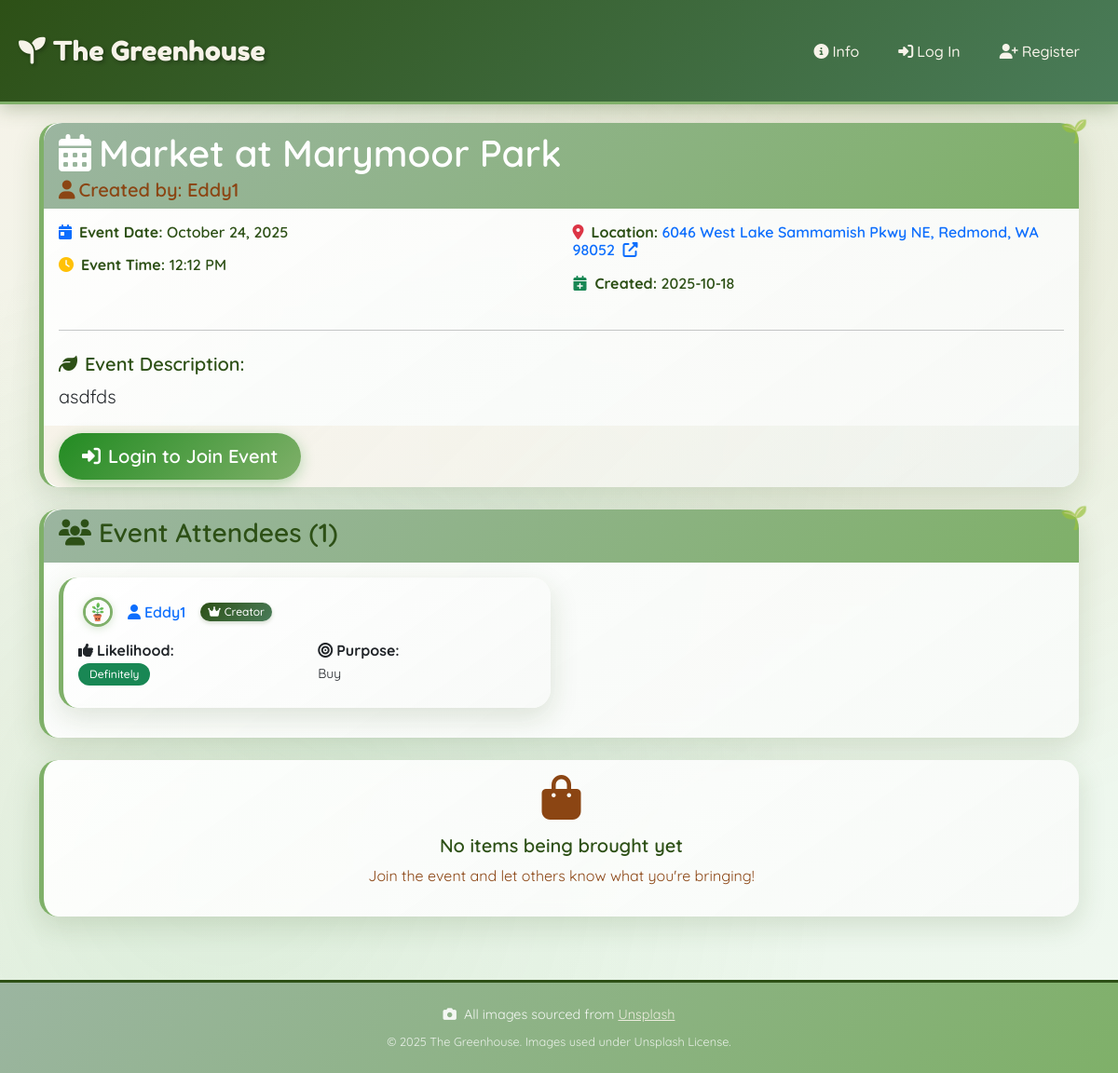
Screenshot of /event/1 with the database file from the repository.
### the_greenhouse/models.py (models this page shows, shortened)
class Events(db.Model):
    __tablename__ = 'events'
    id = db.Column(db.Integer, primary_key = True)
    user_id = db.Column(db.Integer, db.ForeignKey('users.id'), nullable = False)
    created_date = db.Column(db.DateTime, nullable = False, default = lambda: datetime.now(timezone.utc))
    event_title = db.Column(db.String(140), nullable = False)
    event_description = db.Column(db.Text, nullable = False)
    event_date = db.Column(db.Date, nullable = False)
    event_time = db.Column(db.Time, nullable = False)
    location = db.Column(db.String(200), nullable = False)
    attendees = db.relationship('EventAttendee', backref = 'event', lazy = 'select', cascade = 'all, delete-orphan')
    event_items = db.relationship('EventItem', backref = 'event', lazy = 'select', cascade = 'all, delete-orphan')

class User(db.Model, UserMixin):
    __tablename__ = 'users'
    id = db.Column(db.Integer, primary_key = True)
    profile_image = db.Column(db.String(128), nullable = False, default = 'default_profile.png')
    email = db.Column(db.String(64), unique = True, index = True)
    username = db.Column(db.String(64), unique = True, index = True)
    password_hash = db.Column(db.String(256))
    events = db.relationship('Events', backref = 'author', lazy = 'select')
    event_attendances = db.relationship('EventAttendee', backref = 'user', lazy = 'select')

class EventAttendee(db.Model):
    __tablename__ = 'event_attendees'
    id = db.Column(db.Integer, primary_key = True)
    event_id = db.Column(db.Integer, db.ForeignKey('events.id'), nullable = False)
    user_id = db.Column(db.Integer, db.ForeignKey('users.id'), nullable = False)
    attendance_likelihood = db.Column(db.String(20), nullable = False)  # 'Definitely', 'Possibly', 'Maybe'
    purpose = db.Column(db.String(20), nullable = False)  # 'Buy', 'Sell', 'Both'
    items_bringing = db.Column(db.Text, nullable = True)  # JSON string of items
    joined_date = db.Column(db.DateTime, nullable = False, default = lambda: datetime.now(timezone.utc))

### the_greenhouse/posts/views.py (the view)
@posts.route('/event/<int:event_id>')
def event(event_id):
    event = db.session.scalar(select(Events).where(Events.id == event_id))
    if event is None:
        abort(404)
    user_attending = None
    if current_user.is_authenticated:
        user_attending = db.session.scalar(
            select(EventAttendee).where(
                and_(EventAttendee.event_id == event_id, EventAttendee.user_id == current_user.id)
            )
        )
    attendees = db.session.scalars(
        select(EventAttendee).where(EventAttendee.event_id == event_id)
    ).all()
    event_items = db.session.scalars(
        select(EventItem).where(EventItem.event_id == event_id)
    ).all()
    return render_template('event.html', event=event, user_attending=user_attending, attendees=attendees, event_items=event_items, now = date.today())

### the_greenhouse/templates/event.html (shortened to what this page needs)
{% extends 'base.html' %}
{% block content %}
<div class="container">
    {% if event %}
    <div class="card plant-decoration">
        <div class="card-header">
            <h1 class="card-title">
                <i class="fas fa-calendar-alt me-2"></i>{{event.event_title}}
            </h1>
            <h5 class="card-subtitle text-muted">
                <i class="fas fa-user me-1"></i>Created by: {% if event.author %}{{event.author.username}}{% else %}Unknown Author{% endif %}
            </h5>
        </div>
        <div class="card-body">
            <div class="row">
                <div class="col-md-6">
                    <div class="mb-3">
                        <h6><i class="fas fa-calendar-day text-primary me-2"></i><strong>Event Date:</strong> {{event.event_date.strftime('%B %d, %Y')}}</h6>
                    </div>
                    <div class="mb-3">
                        <h6><i class="fas fa-clock text-warning me-2"></i><strong>Event Time:</strong> {{event.event_time.strftime('%I:%M %p')}}</h6>
                    </div>
                </div>
                <div class="col-md-6">
                    <div class="mb-3">
                        {% set location_words = event.location.split(' ') %}
                        {% set google_maps_url = "https://www.google.com/maps/search/" + location_words|join('+') %}
                        <h6><i class="fas fa-map-marker-alt text-danger me-2"></i><strong>Location:</strong>
                            <a href="{{google_maps_url}}" target="_blank" class="text-decoration-none">
                                {{event.location}} <i class="fas fa-external-link-alt ms-1"></i>
                            </a>
                        </h6>
                    </div>
                    <div class="mb-3">
                        <h6><i class="fas fa-calendar-plus text-success me-2"></i><strong>Created:</strong> {{event.created_date.strftime('%Y-%m-%d')}}</h6>
                    </div>
                </div>
            </div>
            <hr class="my-4">
            <h5><i class="fas fa-leaf me-2"></i>Event Description:</h5>
            <p class="card-text fs-5">{{event.event_description}}</p>
        </div>
        <div class="card-footer">
            {% if current_user.is_authenticated %}
                {% if user_attending %}
                    <div class="alert alert-info">
                        <h6 class="alert-heading">
                            <i class="fas fa-check-circle me-2"></i>You're attending this event!
                        </h6>
                        <div class="row">
                            <div class="col-md-6">
                                <p class="mb-2"><i class="fas fa-thumbs-up me-2"></i><strong>Likelihood:</strong>
                                    <span class="badge bg-success">{{user_attending.attendance_likelihood}}</span>
                                </p>
                            </div>
                            <div class="col-md-6">
                                <p class="mb-2"><i class="fas fa-bullseye me-2"></i><strong>Purpose:</strong> {{user_attending.purpose}}</p>
                            </div>
                        </div>
                        {% if user_attending.items_bringing %}
                            <hr>
                            <h6><i class="fas fa-shopping-bag me-2"></i><strong>Items you're bringing:</strong></h6>
                            {% set items_bringing_text = user_attending.items_bringing.replace('\n', ',') %}
                            {% set items_bringing_list = items_bringing_text.split(',') %}
                            <ul class="mb-0">
                                {% for item in items_bringing_list %}
                                    {% if item.strip() %}
                                        <li><i class="fas fa-seedling me-2 text-success"></i>{{item.strip()}}</li>
                                    {% endif %}
                                {% endfor %}
                            </ul>
                        {% endif %}
                        <hr>
                        <div class="d-flex gap-2">
                            {% if user_attending.user_id != event.user_id %}
                                <button type="button" class="btn btn-outline-danger" data-bs-toggle="modal" data-bs-target="#unattendModal">
                                    <i class="fas fa-times-circle me-2"></i>Unattend Event
                                </button>
                            {% endif %}
                        </div>
                    </div>
                {% elif event.author != current_user and event.event_date >= now %}
                    <a href="{{url_for('posts.join_event', event_id = event.id)}}" class="btn btn-success btn-lg">
                        <i class="fas fa-plus-circle me-2"></i>Join Event
                    </a>
                {% elif event.author != current_user and event.event_date < now %}
                    <div class="alert alert-danger"></div>
                    <h6 class="alert-heading">
                        <i class="fas fa-exclamation-triangle me-2"></i>Event has already happened!
                    </h6>
                    <p class="mb-0">You cannot join this event as it has already happened.</p>
                    </div>
                {% else %}
                    <div class="alert alert-primary">
                        <h6 class="alert-heading">
                            <i class="fas fa-crown me-2"></i>You created this event!
                        </h6>
                        <p class="mb-0">You are automatically attending as the event creator.</p>
                    </div>
                {% endif %}
            {% else %}
                <a href="{{url_for('users.login')}}" class="btn btn-success btn-lg">
                    <i class="fas fa-sign-in-alt me-2"></i>Login to Join Event
                </a>
            {% endif %}
        </div>
    </div>
    {% if attendees %}
    <div class="card mt-4 plant-decoration">
        <div class="card-header">
            <h3><i class="fas fa-users me-2"></i>Event Attendees ({{attendees|length}})</h3>
        </div>
        <div class="card-body">
            <div class="row">
                {% for attendee in attendees %}
                <div class="col-md-6 mb-3">
                    <div class="card h-100">
                        <div class="card-body">
                            <h6 class="card-title d-flex align-items-center">
                                <img src="{{url_for('static', filename='profile_pics/' + attendee.user.profile_image)}}"
                                     class="profile-pic-small me-3" alt="{{attendee.user.username}}'s profile">
                                <div class="d-flex align-items-center">
                                    <a href="{{url_for('users.user_events', username=attendee.user.username)}}" class="text-decoration-none me-2">
                                        <i class="fas fa-user me-1"></i>{{attendee.user.username}}
                                    </a>
                                    {% if attendee.user_id == event.user_id %}
                                        <span class="badge" style="background: linear-gradient(135deg, #2d5016 0%, #4a7c59 100%); color: white; padding: 4px 8px; margin-left: 8px; font-size: 0.75em; font-weight: 500; border-radius: 12px; box-shadow: 0 2px 4px rgba(45, 80, 22, 0.2);">
                                            <i class="fas fa-crown me-1"></i>Creator
                                        </span>
                                    {% endif %}
                                </div>
                            </h6>
                            <div class="row">
                                <div class="col-6">
                                    <p class="card-text mb-2">
                                        <i class="fas fa-thumbs-up me-1"></i><strong>Likelihood:</strong><br>
                                        <span class="badge {% if attendee.attendance_likelihood == 'Definitely' %}bg-success{% elif attendee.attendance_likelihood == 'Possibly' %}bg-warning{% else %}bg-secondary{% endif %}">
                                            {{attendee.attendance_likelihood}}
                                        </span>
                                    </p>
                                </div>
                                <div class="col-6">
                                    <p class="card-text mb-2">
                                        <i class="fas fa-bullseye me-1"></i><strong>Purpose:</strong><br>
                                        <small>{{attendee.purpose}}</small>
                                    </p>
                                </div>
                            </div>
                        </div>
                    </div>
                </div>
                {% endfor %}
            </div>
        </div>
    </div>
    {% endif %}
    {% if event_items %}
    <div class="card mt-4 plant-decoration">
        <div class="card-header">
            <h3><i class="fas fa-shopping-bag me-2"></i>Items Being Brought to This Event ({{event_items|length}})</h3>
        </div>
        <div class="card-body">
            <div class="row">
                {% for item in event_items %}
                <div class="col-md-6 col-lg-4 mb-3">
                    <div class="card h-100">
                        <div class="card-body">
                            <h6 class="card-title d-flex align-items-center">
                                <img src="{{url_for('static', filename='profile_pics/' + item.user.profile_image)}}"
                                     class="profile-pic-small me-3" alt="{{item.user.username}}'s profile"
                                     onerror="handleImageError(this)">
                                <a href="{{url_for('users.user_events', username=item.user.username)}}" class="text-decoration-none">
                                    <i class="fas fa-user me-1"></i>{{item.user.username}}
                                </a>
                            </h6>
                            <div class="item-details">
                                <h5 class="item-name text-primary mb-2">
                                    <i class="fas fa-seedling me-2"></i>{{item.item_name}}
                                </h5>
                            </div>
                        </div>
                    </div>
                </div>
                {% endfor %}
            </div>
        </div>
    </div>
    {% else %}
    <div class="card mt-4">
        <div class="card-body text-center">
            <i class="fas fa-shopping-bag text-muted mb-3" style="font-size: 3rem;"></i>
            <h5>No items being brought yet</h5>
            <p class="text-muted">Join the event and let others know what you're bringing!</p>
        </div>
    </div>
    {% endif %}
    {% else %}
    <h1>Event Not Found</h1>
    <p>The event you're looking for doesn't exist.</p>
    {% endif %}
</div>
{% endblock %}

### rows the page displays
Events: event_title "Market at Marymoor Park", event_date "October 24, 2025", event_time "12:12 PM", location "6046 West Lake Sammamish Pkwy NE, Redmond, WA 98052", created_date "2025-10-18", event_description "asdfds"
User: author.username "Eddy1"
EventAttendee: profile_image (placeholder picture), user.username "Eddy1", shows "Creator", attendance_likelihood "Definitely", purpose "Buy"

### other values shown
{{ attendees|length }} "1"
